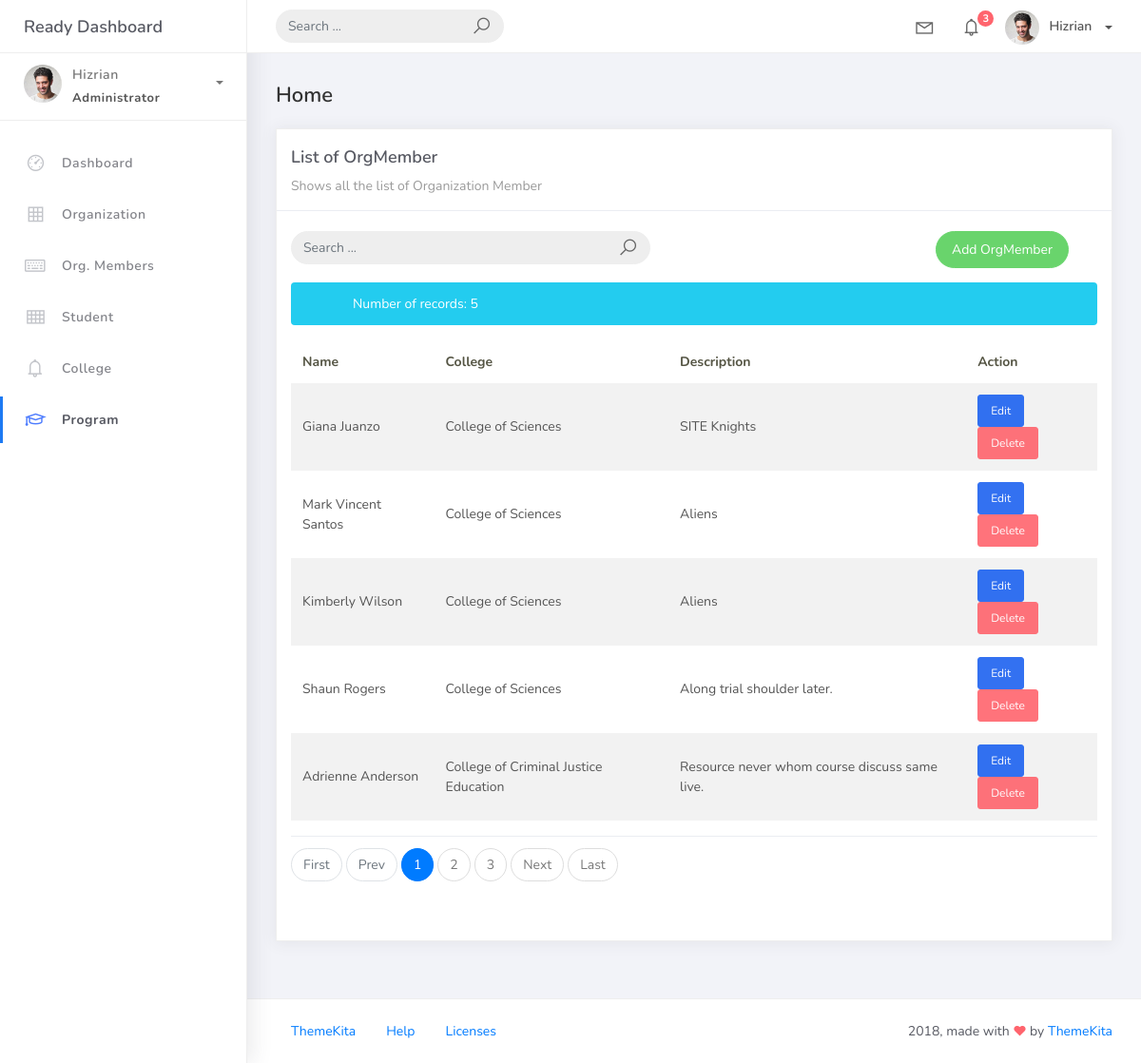
/orgmembers/, run on the app's committed database.
### studentorg/models.py (models this page shows, shortened)
class BaseModel(models.Model):
    created_at = models.DateTimeField(auto_now_add=True, db_index=True)
    updated_at = models.DateTimeField(auto_now=True)
    class Meta:
        abstract = True

class OrgMember(BaseModel):
    student = models.ForeignKey(Student, on_delete=models.CASCADE)
    organization = models.ForeignKey(Organization, on_delete=models.CASCADE)
    date_joined = models.DateField()

class Student(BaseModel):
    student_id = models.CharField(max_length=255, unique=True)
    lastname = models.CharField(max_length=25)
    firstname = models.CharField(max_length=25)
    middlename = models.CharField(max_length=25, blank=True, null=True)
    program = models.ForeignKey(Program, on_delete=models.CASCADE, default=1)

class Organization(BaseModel):
    name = models.CharField(max_length=250, unique=True)
    college = models.ForeignKey(
        College, null=True, blank=True, on_delete=models.CASCADE)
    description = models.CharField(max_length=500)

class College(BaseModel):
    college_name = models.CharField(max_length=150, unique=True)
    def __str__(self):
        return self.college_name

### studentorg/views.py (the view)
# urls.py: path('orgmembers/', OrgMemberList.as_view(), name='orgmember-list'),
class OrgMemberList(ListView):
    model = OrgMember
    context_object_name = 'object_list'  # Changed from 'orgmember' to match template
    template_name = 'orgmember/list.html'
    paginate_by = 5
    def get_queryset(self):
        return OrgMember.objects.select_related('student', 'organization')

### templates/orgmember/list.html (shortened to what this page needs)
{% extends 'base.html' %} {% load static %} {% block content %}
<div class="content">
    <div class="container-fluid">
        <h4 class="page-title">Home</h4>
        <div class="row">
            <div class="col-md-12">
                <div class="card">
                    <div class="card-header">
                        <div class="card-title">List of OrgMember</div>
                        <div class="card-category">Shows all the list of Organization Member</div>
                    </div>
                    <br />
                        <div class="col-md-12 row">
                            <div class="col-md-6">
                                <form class="navbar-left navbar-form nav-search mr-md-3" action="">
                                    <div class="input-group">
                                        <input type="text" placeholder="Search ..." class="form-control" />
                                        <div class="input-group-append">
                                            <span class="input-group-text">
                                                <i class="la la-search search-icon"></i>
                                            </span>
                                        </div>
                                    </div>
                                </form>
                            </div>
                            <div class="col-md-6">
                                <div class="pull-right">
                                    <a href="{% url 'orgmember-add' %}" class="btn btn-success btn-rounded">Add OrgMember</a>
                                </div>
                            </div>
                        </div>
                    <div class="card-body">
                        {% if object_list %}
                            <div class="alert alert-info">
                                Number of records: {{ object_list|length }}
                            </div>
                        {% endif %}
                        <table class="table table-striped mt-3">
                            <thead>
                                <tr>
                                    <th scope="col">Name</th>
                                    <th scope="col">College</th>
                                    <th scope="col">Description</th>
                                    <th scope="col">Action</th>
                                </tr>
                            </thead>
                            <tbody>
                                {% for object in object_list %}
                                <tr>
                                    <td>{{ object.student.firstname }} {{ object.student.lastname }}</td>
                                    <td>{{ object.organization.college }}</td>
                                    <td>{{ object.organization.description }}</td>
                                    <td>
                                        <a href="{% url 'orgmember-edit' object.id %}" class="btn btn-primary btn-sm">Edit</a>
                                        <form action="{% url 'orgmember-del' object.id %}" method="post" style="display:inline">
                                            <button type="submit" class="btn btn-danger btn-sm" onclick="return confirm('Are you sure you want to delete this organization?')">
                                                Delete
                                            </button>
                                        </form>
                                    </td>
                                </tr>
                                {% empty %}
                                <tr>
                                    <td colspan = "4" styles = "text-align: center">
                                        <p class = "text-sm font-weight-bold mb-0">No Records Found</p>
                                </td>
                                </tr>
                                {% endfor %}
                            </tbody>
                        </table>
                        {% include 'includes/pagination.html' %}
                    </div>
                </div>
            </div>
        </div>
    </div>
</div>
{% endblock %}

### data on the page
OrgMember: student.firstname "Giana", student.lastname "Juanzo", organization.college "College of Sciences", organization.description "SITE Knights"
OrgMember: student.firstname "Mark Vincent", student.lastname "Santos", organization.college "College of Sciences", organization.description "Aliens"
OrgMember: student.firstname "Kimberly", student.lastname "Wilson", organization.college "College of Sciences", organization.description "Aliens"
OrgMember: student.firstname "Shaun", student.lastname "Rogers", organization.college "College of Sciences", organization.description "Along trial shoulder later."
OrgMember: student.firstname "Adrienne", student.lastname "Anderson", organization.college "College of Criminal Justice Education", organization.description "Resource never whom course discuss same live."

### other printed values
{{ object_list|length }} "5"
{{ page_num }} "1"
{{ page_num }} "2" "3"
